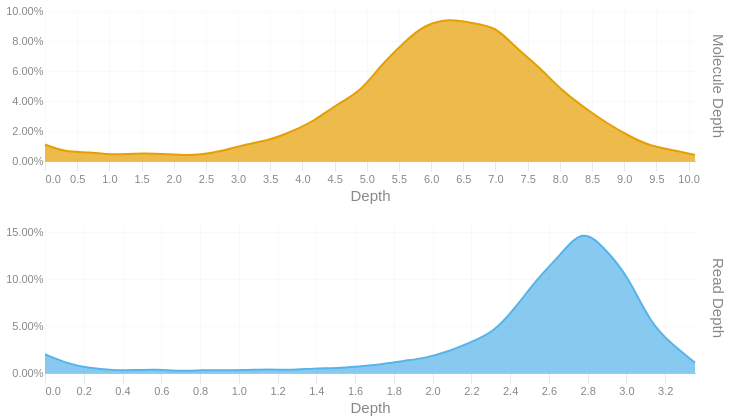

The notebook cell saved with this chart:
### Code cell
readdep = depth_hist(tb['Read Depth'], q99, 3)
readdep = readdep.with_columns(pl.lit('Read Depth').alias('Metric'))
if not SKIPLR:
    moldep = depth_hist(tb['Molecule Depth'], mol_q99, 1)
    moldep = moldep.with_columns(pl.lit('Molecule Depth').alias('Metric'))
    _hist = pl.concat([readdep, moldep])
    _hist = _hist.filter(pl.col('Proportion') != 0)
    with SafeRender(_hist):
        (
            alt.Chart(_hist)        
            .mark_area(interpolate = "basis")
            .encode(
                x=alt.X('Bin:Q').scale(domainMin=0).axis(alt.Axis(title='Depth')),
                y = alt.Y('Proportion:Q', title = None).axis(format = '.2%'),
                color = alt.Color('Metric:N').legend(None),
                row = alt.Row("Metric:N").header(title = None, labelOrient = 'right'),
                tooltip = [
                    alt.Tooltip("Metric:N", title = "Metric"),
                    alt.Tooltip('Interval:N', title = "Depth Interval"),
                    alt.Tooltip('Proportion:Q', title = "% Alignments").format('.2%')
                ]
            )
            .resolve_scale(x='independent', y='independent')
            .properties(
                height = 150, width = 650,
                usermeta={'embedOptions': {'downloadFileName': f'{samplename}.depth.hist'}}
            )
        ).display()
else:
    readdep = readdep.filter(pl.col('Proportion') != 0)
    with SafeRender(readdep):
        (
            alt.Chart(readdep)        
            .mark_area(interpolate = "basis")
            .encode(
                x=alt.X('Bin:Q').scale(domainMin=0).axis(alt.Axis(title='Depth')),
                y = alt.Y('Proportion:Q', title = None).axis(format = '.2%'),
                tooltip = [
                    alt.Tooltip('Interval:N', title = "Depth Interval"),
                    alt.Tooltip('Proportion:Q', title = "% Alignments").format('.2%')
                ]
            )
            .properties(
                usermeta={'embedOptions': {'downloadFileName': f'{samplename}.depth.hist'}}
            )
        ).display()

### Figure 1 — Vega-Lite specification as saved in the notebook (floating-point values rounded to 4 significant figures)
{"width": 650, "height": 150, "config": {"title": {"anchor": "start", "dy": -15, "fontSize": 18, "color": "#888888", "subtitleColor": "#888888", "subtitleFontSize": 14}, "arc": {"fill": "#0072B2"}, "axis": {"domainColor": "#888888", "domainWidth": 0.5, "gridWidth": 0.2, "grid": false, "titleFontWeight": 400, "titleFontSize": 15, "labelFontSize": 11, "labelColor": "#888888", "tickColor": "#888888", "tickWidth": 0.2, "titleColor": "#888888"}, "axisBand": {"grid": false}, "axisX": {"grid": true, "tickSize": 10, "domainCap": "round"}, "axisY": {"domain": false, "grid": true, "tickSize": 0, "domainCap": "round"}, "background": "transparent", "header": {"labelFontSize": 15, "labelColor": "#888888", "titleFontSize": 15, "titleFontWeight": 600, "titleColor": "#888888"}, "legend": {"labelFont": "sans-serif", "labelFontSize": 12, "labelColor": "#888888", "symbolSize": 100, "symbolType": "circle", "titleFontSize": 12, "titlePadding": 10, "titleColor": "#888888", "title": null}, "range": {"category": ["#E69F00", "#56B4E9", "#009E73", "#F0E442", "#0072B2", "#D55E00", "#CC79A7", "#000000"], "diverging": ["#cfe8f3", "#a2d4ec", "#73bfe2", "#46abdb", "#1696d2", "#12719e"]}, "area": {"fill": "#0072B2", "fillOpacity": 0.7, "line": true, "strokeOpacity": 0.7}, "line": {"color": "#0072B2", "stroke": "#0072B2", "strokeWidth": 2}, "trail": {"color": "#0072B2", "stroke": "#0072B2", "strokeWidth": 0, "size": 1}, "point": {"filled": true, "fillOpacity": 1.0, "size": 95}, "text": {"color": "#888888", "fontSize": 11, "align": "right", "fontWeight": 400, "size": 11}, "bar": {"fill": "#0072B2", "stroke": null}, "view": {"stroke": null, "continuousWidth": 660, "continuousHeight": 400}}, "data": {"name": "data-e409deb29359410fc884d3e5524326e0"}, "mark": {"type": "area", "interpolate": "basis"}, "encoding": {"color": {"field": "Metric", "legend": null, "type": "nominal"}, "row": {"field": "Metric", "header": {"title": null, "labelOrient": "right"}, "type": "nominal"}, "tooltip": [{"field": "Metric", "title": "Metric", "type": "nominal"}, {"field": "Interval", "title": "Depth Interval", "type": "nominal"}, {"field": "Proportion", "format": ".2%", "title": "% Alignments", "type": "quantitative"}], "x": {"axis": {"title": "Depth"}, "field": "Bin", "scale": {"domainMin": 0}, "type": "quantitative"}, "y": {"axis": {"format": ".2%"}, "field": "Proportion", "title": null, "type": "quantitative"}}, "resolve": {"scale": {"x": "independent", "y": "independent"}}, "usermeta": {"embedOptions": {"downloadFileName": "S1_Tusket_023.depth.hist"}}, "$schema": "https://vega.github.io/schema/vega-lite/v6.1.0.json", "datasets": {"data-e409deb29359410fc884d3e5524326e0": [{"Bin": 0.0, "Interval": "0.0-0.116", "Proportion": 0.02, "Metric": "Read Depth"}, {"Bin": 0.116, "Interval": "0.116-0.231", "Proportion": 0.01, "Metric": "Read Depth"}, {"Bin": 0.231, "Interval": "0.231-0.347", "Proportion": 0.005, "Metric": "Read Depth"}, {"Bin": 0.347, "Interval": "0.347-0.463", "Proportion": 0.003, "Metric": "Read Depth"}, {"Bin": 0.463, "Interval": "0.463-0.578", "Proportion": 0.003, "Metric": "Read Depth"}, {"Bin": 0.578, "Interval": "0.578-0.694", "Proportion": 0.004, "Metric": "Read Depth"}, {"Bin": 0.694, "Interval": "0.694-0.81", "Proportion": 0.002, "Metric": "Read Depth"}, {"Bin": 0.81, "Interval": "0.81-0.925", "Proportion": 0.003, "Metric": "Read Depth"}, {"Bin": 0.925, "Interval": "0.925-1.041", "Proportion": 0.003, "Metric": "Read Depth"}, {"Bin": 1.041, "Interval": "1.041-1.157", "Proportion": 0.003, "Metric": "Read Depth"}, {"Bin": 1.157, "Interval": "1.157-1.272", "Proportion": 0.004, "Metric": "Read Depth"}, {"Bin": 1.272, "Interval": "1.272-1.388", "Proportion": 0.003, "Metric": "Read Depth"}, {"Bin": 1.388, "Interval": "1.388-1.504", "Proportion": 0.005, "Metric": "Read Depth"}, {"Bin": 1.504, "Interval": "1.504-1.619", "Proportion": 0.005, "Metric": "Read Depth"}, {"Bin": 1.619, "Interval": "1.619-1.735", "Proportion": 0.007, "Metric": "Read Depth"}, {"Bin": 1.735, "Interval": "1.735-1.851", "Proportion": 0.009, "Metric": "Read Depth"}, {"Bin": 1.851, "Interval": "1.851-1.966", "Proportion": 0.013, "Metric": "Read Depth"}, {"Bin": 1.966, "Interval": "1.966-2.082", "Proportion": 0.016, "Metric": "Read Depth"}, {"Bin": 2.082, "Interval": "2.082-2.198", "Proportion": 0.023, "Metric": "Read Depth"}, {"Bin": 2.198, "Interval": "2.198-2.313", "Proportion": 0.033, "Metric": "Read Depth"}, {"Bin": 2.313, "Interval": "2.313-2.429", "Proportion": 0.043, "Metric": "Read Depth"}, {"Bin": 2.429, "Interval": "2.429-2.545", "Proportion": 0.07, "Metric": "Read Depth"}, {"Bin": 2.545, "Interval": "2.545-2.66", "Proportion": 0.102, "Metric": "Read Depth"}, {"Bin": 2.66, "Interval": "2.66-2.776", "Proportion": 0.126, "Metric": "Read Depth"}, {"Bin": 2.776, "Interval": "2.776-2.892", "Proportion": 0.155, "Metric": "Read Depth"}, {"Bin": 2.892, "Interval": "2.892-3.007", "Proportion": 0.132, "Metric": "Read Depth"}, {"Bin": 3.007, "Interval": "3.007-3.123", "Proportion": 0.104, "Metric": "Read Depth"}, {"Bin": 3.123, "Interval": "3.123-3.239", "Proportion": 0.053, "Metric": "Read Depth"}, {"Bin": 3.239, "Interval": "3.239-3.354", "Proportion": 0.03, "Metric": "Read Depth"}, {"Bin": 3.354, "Interval": "3.354-3.47", "Proportion": 0.011, "Metric": "Read Depth"}, {"Bin": 0.0, "Interval": "0.0-0.3", "Proportion": 0.011, "Metric": "Molecule Depth"}, {"Bin": 0.3, "Interval": "0.3-0.7", "Proportion": 0.006, "Metric": "Molecule Depth"}, {"Bin": 0.7, "Interval": "0.7-1.0", "Proportion": 0.006, "Metric": "Molecule Depth"}, {"Bin": 1.0, "Interval": "1.0-1.4", "Proportion": 0.004, "Metric": "Molecule Depth"}, {"Bin": 1.4, "Interval": "1.4-1.7", "Proportion": 0.005, "Metric": "Molecule Depth"}, {"Bin": 1.7, "Interval": "1.7-2.1", "Proportion": 0.005, "Metric": "Molecule Depth"}, {"Bin": 2.1, "Interval": "2.1-2.4", "Proportion": 0.004, "Metric": "Molecule Depth"}, {"Bin": 2.4, "Interval": "2.4-2.8", "Proportion": 0.004, "Metric": "Molecule Depth"}, {"Bin": 2.8, "Interval": "2.8-3.1", "Proportion": 0.007, "Metric": "Molecule Depth"}, {"Bin": 3.1, "Interval": "3.1-3.5", "Proportion": 0.011, "Metric": "Molecule Depth"}, {"Bin": 3.5, "Interval": "3.5-3.8", "Proportion": 0.014, "Metric": "Molecule Depth"}, {"Bin": 3.8, "Interval": "3.8-4.2", "Proportion": 0.019, "Metric": "Molecule Depth"}, {"Bin": 4.2, "Interval": "4.2-4.5", "Proportion": 0.027, "Metric": "Molecule Depth"}, {"Bin": 4.5, "Interval": "4.5-4.9", "Proportion": 0.037, "Metric": "Molecule Depth"}, {"Bin": 4.9, "Interval": "4.9-5.2", "Proportion": 0.046, "Metric": "Molecule Depth"}, {"Bin": 5.2, "Interval": "5.2-5.6", "Proportion": 0.063, "Metric": "Molecule Depth"}, {"Bin": 5.6, "Interval": "5.6-5.9", "Proportion": 0.08, "Metric": "Molecule Depth"}, {"Bin": 5.9, "Interval": "5.9-6.3", "Proportion": 0.091, "Metric": "Molecule Depth"}, {"Bin": 6.3, "Interval": "6.3-6.6", "Proportion": 0.095, "Metric": "Molecule Depth"}, {"Bin": 6.6, "Interval": "6.6-7.0", "Proportion": 0.092, "Metric": "Molecule Depth"}, {"Bin": 7.0, "Interval": "7.0-7.3", "Proportion": 0.09, "Metric": "Molecule Depth"}, {"Bin": 7.3, "Interval": "7.3-7.7", "Proportion": 0.076, "Metric": "Molecule Depth"}, {"Bin": 7.7, "Interval": "7.7-8.0", "Proportion": 0.062, "Metric": "Molecule Depth"}, {"Bin": 8.0, "Interval": "8.0-8.4", "Proportion": 0.048, "Metric": "Molecule Depth"}, {"Bin": 8.4, "Interval": "8.4-8.7", "Proportion": 0.035, "Metric": "Molecule Depth"}, {"Bin": 8.7, "Interval": "8.7-9.1", "Proportion": 0.026, "Metric": "Molecule Depth"}, {"Bin": 9.1, "Interval": "9.1-9.4", "Proportion": 0.016, "Metric": "Molecule Depth"}, {"Bin": 9.4, "Interval": "9.4-9.8", "Proportion": 0.01, "Metric": "Molecule Depth"}, {"Bin": 9.8, "Interval": "9.8-10.1", "Proportion": 0.007, "Metric": "Molecule Depth"}, {"Bin": 10.1, "Interval": "10.1-10.48", "Proportion": 0.004, "Metric": "Molecule Depth"}]}}
